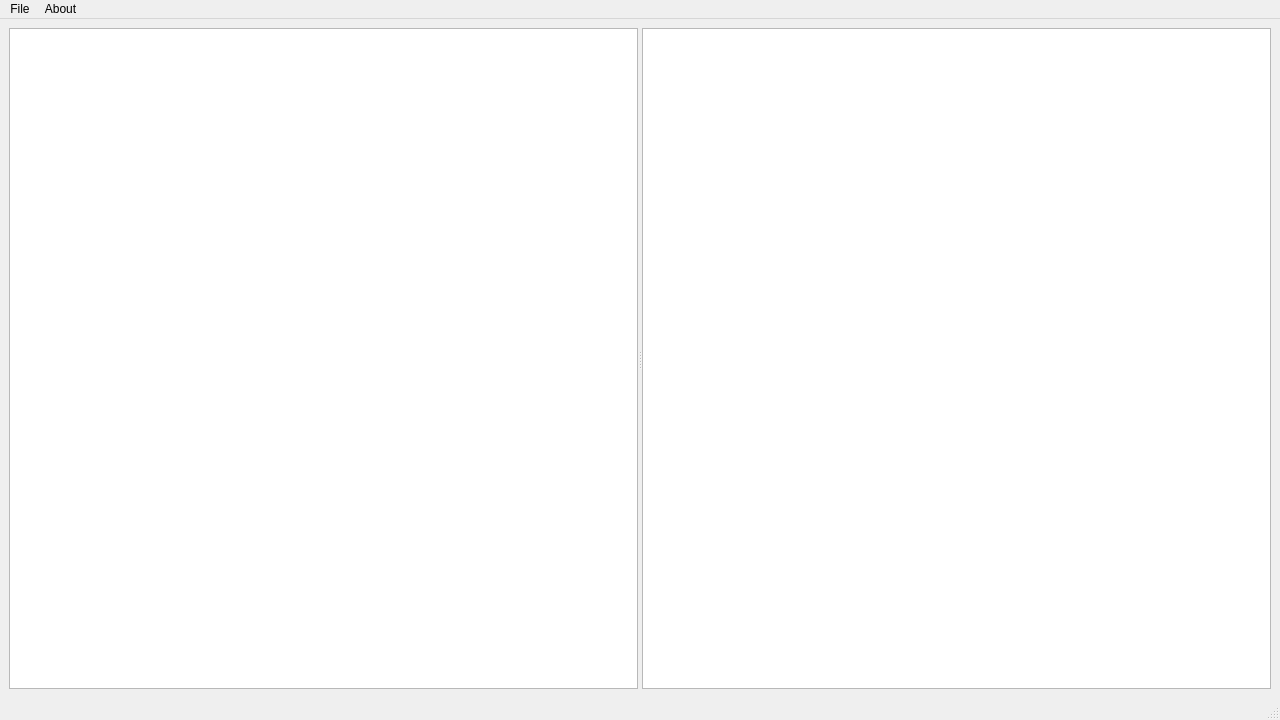
<?xml version="1.0" encoding="UTF-8"?>
<ui version="4.0">
 <class>MainWindow</class>
 <widget class="QMainWindow" name="MainWindow">
  <property name="geometry">
   <rect>
    <x>0</x>
    <y>0</y>
    <width>1280</width>
    <height>720</height>
   </rect>
  </property>
  <property name="windowTitle">
   <string>MainWindow</string>
  </property>
  <widget class="QWidget" name="centralwidget">
   <layout class="QVBoxLayout" name="verticalLayout">
    <item>
     <widget class="QSplitter" name="splitter">
      <property name="orientation">
       <enum>Qt::Horizontal</enum>
      </property>
      <widget class="QTreeView" name="treeView"/>
      <widget class="QTextEdit" name="textEdit">
       <property name="sizePolicy">
        <sizepolicy hsizetype="Minimum" vsizetype="Expanding">
         <horstretch>0</horstretch>
         <verstretch>0</verstretch>
        </sizepolicy>
       </property>
       <property name="baseSize">
        <size>
         <width>200</width>
         <height>0</height>
        </size>
       </property>
       <property name="lineWrapMode">
        <enum>QTextEdit::NoWrap</enum>
       </property>
      </widget>
     </widget>
    </item>
   </layout>
  </widget>
  <widget class="QMenuBar" name="menubar">
   <property name="geometry">
    <rect>
     <x>0</x>
     <y>0</y>
     <width>1280</width>
     <height>22</height>
    </rect>
   </property>
   <widget class="QMenu" name="menuFile">
    <property name="title">
     <string>File</string>
    </property>
    <addaction name="actionExit"/>
   </widget>
   <widget class="QMenu" name="menuAbout">
    <property name="title">
     <string>About</string>
    </property>
    <addaction name="actionAbout"/>
    <addaction name="actionAbout_Qt"/>
   </widget>
   <addaction name="menuFile"/>
   <addaction name="menuAbout"/>
  </widget>
  <widget class="QStatusBar" name="statusbar"/>
  <action name="actionExit">
   <property name="text">
    <string>Exit</string>
   </property>
  </action>
  <action name="actionAbout">
   <property name="text">
    <string>About</string>
   </property>
  </action>
  <action name="actionAbout_Qt">
   <property name="text">
    <string>About Qt</string>
   </property>
  </action>
 </widget>
 <resources/>
 <connections/>
</ui>
